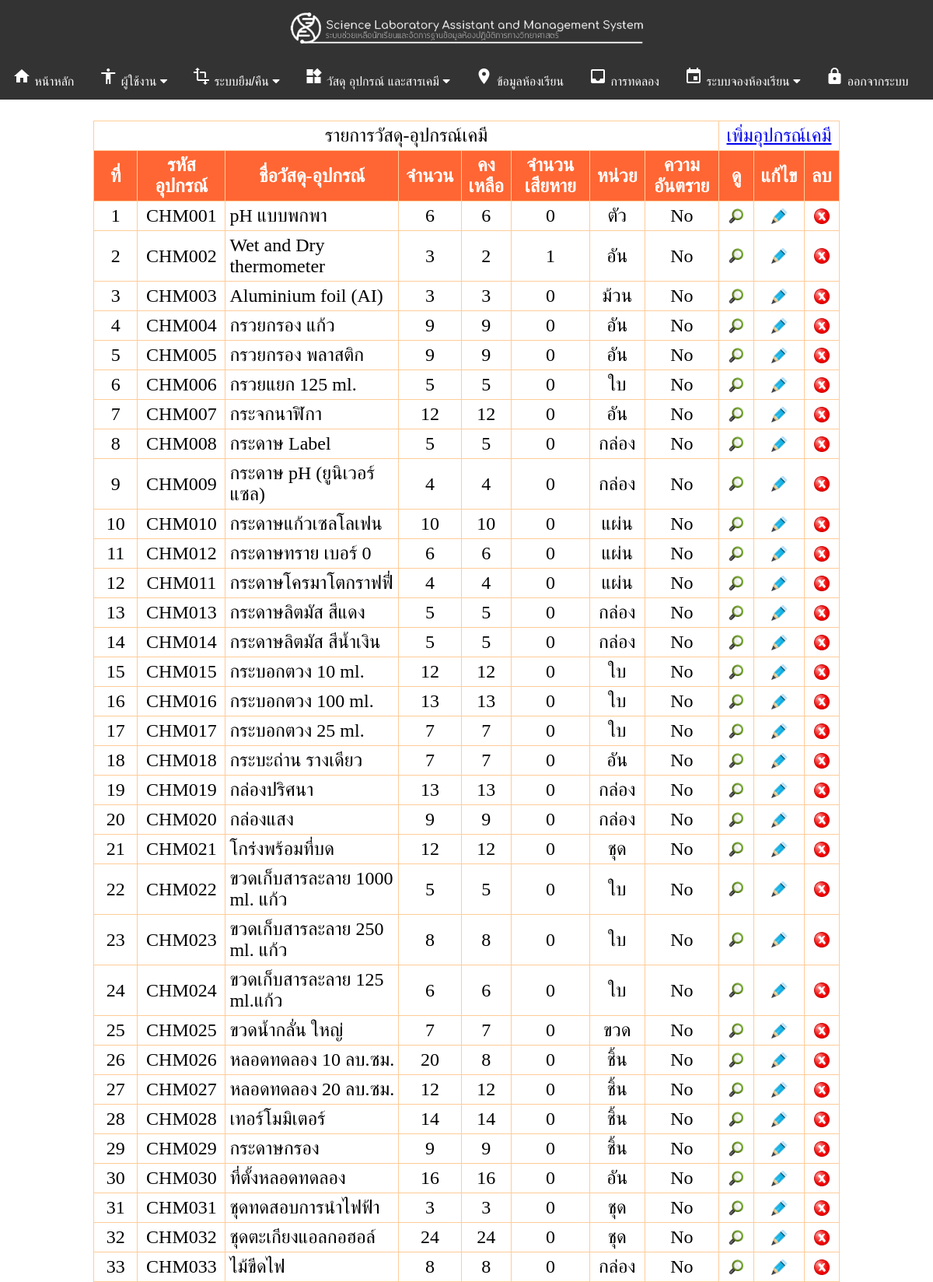
Screenshot of /lab/admin/equip_chm.php (signed in) with the database file from the repository.
### tables this page shows
CREATE TABLE `equipment` (
  `eq_id` int(11) NOT NULL,
  `eq_code` varchar(7) DEFAULT NULL,
  `eq_name` varchar(50) DEFAULT NULL,
  `eq_amount` int(11) DEFAULT NULL,
  `eq_total` int(5) DEFAULT NULL,
  `eq_counter` varchar(10) DEFAULT NULL,
  `eq_damage` int(11) DEFAULT '0',
  `eq_detail` text,
  `eq_danger` varchar(10) DEFAULT NULL,
  `eq_type` varchar(3) DEFAULT NULL,
  `eq_path` text
);

### lab/admin/equip_chm.php (the view, shortened to what this page needs)
<? include ("header.php");?><br />
<table align="center" width="80%" border="0" cellpadding="5" cellspacing="1" class="form_table">
<tr>
	<td colspan="8" align="center">รายการวัสดุ-อุปกรณ์เคมี</td>
    <td colspan="3" align="center"><a href="add_equipment.php">เพิ่มอุปกรณ์เคมี</a></td>
    </tr>
<tr align="center">
	<th width="5%">ที่</th>
	<th width="7%">รหัสอุปกรณ์</th>
	<th width="20%">ชื่อวัสดุ-อุปกรณ์
	<th width="5%">จำนวน</th>
	<th width="5%">คงเหลือ</th>
	<th width="9%">จำนวนเสียหาย</th>
	<th width="5%">หน่วย</th>
	<th width="8%">ความอันตราย</th>
	<th width="4%">ดู</th>
	<th width="4%">แก้ไข</th>
	<th width="4%">ลบ</th>
</tr>
<? include "../conn_db.php";
$sql="SELECT * FROM equipment WHERE eq_type = 'chm'";
$query=mysql_query($sql);
if(mysql_num_rows($query)==0){
?>
<tr align="center">
	<td colspan="11">ไม่มีอุปกรณ์ใดเลย </td>
</tr>
<? }else{$i=1;
while($data=mysql_fetch_assoc($query)) {
?>
<tr align="center">
	<td><?=$i++?></td>
	<td><?=$data[eq_code]?></td>
	<td align="left" style="padding-left:5px;"><?=$data[eq_name]?></td>
	<td><?=$data[eq_amount]?></td>
	<td><?=$data[eq_total]?></td>
	<td><?=$data[eq_damage]?></td>
	<td><?=$data[eq_counter]?></td>
	<td><?=$data[eq_danger]?></td>
	<td><a href="detail_equip.php?id=<?=$data[eq_id]?>&to=equip_chm.php" title="ดูข้อมูลอย่างละเอียด"><img src="../img/16.png" width="20" height="20"/></a></td>
	<td><a href="add_equipment.php?act=edit&id=<?=$data[eq_id]?>&to=equip_chm.php" title="แก้ไขข้อมูล"><img src="../img/edit.png" width="20" height="20"/></a></td>
	<td><a href="add_equipment.php?act=delete&id=<?=$data[eq_id]?>" title="ลบข้อมูล" onclick="return confirm('ยืนยันการลบ!')"><img src="../img/cancel.png" width="20" height="20"/></a></td>
</tr>
<?
	}
}
?>
</table>
</body>
</html>

### lab/admin/css/table.css (style rules this page uses)
.form_table { BACKGROUND-COLOR: #FFCC99 }
.form_table TH { BACKGROUND-COLOR: #FF6633; COLOR: #ffffff }
.form_table TD { BACKGROUND-COLOR: #ffffff }

### lab/admin/css/menu.css (style rules this page uses)
body { font-family:Circular; font-size:24px; }

### rows the page displays
equipment: eq_code "CHM001", eq_name "pH แบบพกพา", eq_amount "6", eq_total "6", eq_damage "0", eq_counter "ตัว", eq_danger "No"
equipment: eq_code "CHM002", eq_name "Wet and Dry thermometer", eq_amount "3", eq_total "2", eq_damage "1", eq_counter "อัน", eq_danger "No"
equipment: eq_code "CHM003", eq_name "Aluminium foil (AI)", eq_amount "3", eq_total "3", eq_damage "0", eq_counter "ม้วน", eq_danger "No"
equipment: eq_code "CHM004", eq_name "กรวยกรอง แก้ว", eq_amount "9", eq_total "9", eq_damage "0", eq_counter "อัน", eq_danger "No"
equipment: eq_code "CHM005", eq_name "กรวยกรอง พลาสติก", eq_amount "9", eq_total "9", eq_damage "0", eq_counter "อัน", eq_danger "No"
equipment: eq_code "CHM006", eq_name "กรวยแยก 125 ml.", eq_amount "5", eq_total "5", eq_damage "0", eq_counter "ใบ", eq_danger "No"
equipment: eq_code "CHM007", eq_name "กระจกนาฬิกา", eq_amount "12", eq_total "12", eq_damage "0", eq_counter "อัน", eq_danger "No"
equipment: eq_code "CHM008", eq_name "กระดาษ Label", eq_amount "5", eq_total "5", eq_damage "0", eq_counter "กล่อง", eq_danger "No"
equipment: eq_code "CHM009", eq_name "กระดาษ pH (ยูนิเวอร์แซล)", eq_amount "4", eq_total "4", eq_damage "0", eq_counter "กล่อง", eq_danger "No"
equipment: eq_code "CHM010", eq_name "กระดาษแก้วเซลโลเฟน", eq_amount "10", eq_total "10", eq_damage "0", eq_counter "แผ่น", eq_danger "No"
equipment: eq_code "CHM012", eq_name "กระดาษทราย เบอร์ 0", eq_amount "6", eq_total "6", eq_damage "0", eq_counter "แผ่น", eq_danger "No"
equipment: eq_code "CHM011", eq_name "กระดาษโครมาโตกราฟฟี่", eq_amount "4", eq_total "4", eq_damage "0", eq_counter "แผ่น", eq_danger "No"
equipment: eq_code "CHM013", eq_name "กระดาษลิตมัส สีแดง", eq_amount "5", eq_total "5", eq_damage "0", eq_counter "กล่อง", eq_danger "No"
equipment: eq_code "CHM014", eq_name "กระดาษลิตมัส สีน้ำเงิน", eq_amount "5", eq_total "5", eq_damage "0", eq_counter "กล่อง", eq_danger "No"
equipment: eq_code "CHM015", eq_name "กระบอกตวง 10 ml.", eq_amount "12", eq_total "12", eq_damage "0", eq_counter "ใบ", eq_danger "No"
equipment: eq_code "CHM016", eq_name "กระบอกตวง 100 ml.", eq_amount "13", eq_total "13", eq_damage "0", eq_counter "ใบ", eq_danger "No"
equipment: eq_code "CHM017", eq_name "กระบอกตวง 25 ml.", eq_amount "7", eq_total "7", eq_damage "0", eq_counter "ใบ", eq_danger "No"
equipment: eq_code "CHM018", eq_name "กระบะถ่าน รางเดียว", eq_amount "7", eq_total "7", eq_damage "0", eq_counter "อัน", eq_danger "No"
equipment: eq_code "CHM019", eq_name "กล่องปริศนา", eq_amount "13", eq_total "13", eq_damage "0", eq_counter "กล่อง", eq_danger "No"
equipment: eq_code "CHM020", eq_name "กล่องแสง", eq_amount "9", eq_total "9", eq_damage "0", eq_counter "กล่อง", eq_danger "No"
equipment: eq_code "CHM021", eq_name "โกร่งพร้อมที่บด", eq_amount "12", eq_total "12", eq_damage "0", eq_counter "ชุด", eq_danger "No"
equipment: eq_code "CHM022", eq_name "ขวดเก็บสารละลาย 1000 ml. แก้ว", eq_amount "5", eq_total "5", eq_damage "0", eq_counter "ใบ", eq_danger "No"
equipment: eq_code "CHM023", eq_name "ขวดเก็บสารละลาย 250 ml. แก้ว", eq_amount "8", eq_total "8", eq_damage "0", eq_counter "ใบ", eq_danger "No"
equipment: eq_code "CHM024", eq_name "ขวดเก็บสารละลาย 125 ml.แก้ว", eq_amount "6", eq_total "6", eq_damage "0", eq_counter "ใบ", eq_danger "No"
equipment: eq_code "CHM025", eq_name "ขวดน้ำกลั่น ใหญ่", eq_amount "7", eq_total "7", eq_damage "0", eq_counter "ขวด", eq_danger "No"
equipment: eq_code "CHM026", eq_name "หลอดทดลอง 10 ลบ.ซม.", eq_amount "20", eq_total "8", eq_damage "0", eq_counter "ชิ้น", eq_danger "No"
equipment: eq_code "CHM027", eq_name "หลอดทดลอง 20 ลบ.ซม.", eq_amount "12", eq_total "12", eq_damage "0", eq_counter "ชิ้น", eq_danger "No"
equipment: eq_code "CHM028", eq_name "เทอร์โมมิเตอร์", eq_amount "14", eq_total "14", eq_damage "0", eq_counter "ชิ้น", eq_danger "No"
equipment: eq_code "CHM029", eq_name "กระดาษกรอง", eq_amount "9", eq_total "9", eq_damage "0", eq_counter "ชิ้น", eq_danger "No"
equipment: eq_code "CHM030", eq_name "ที่ตั้งหลอดทดลอง", eq_amount "16", eq_total "16", eq_damage "0", eq_counter "อัน", eq_danger "No"
equipment: eq_code "CHM031", eq_name "ชุดทดสอบการนำไฟฟ้า", eq_amount "3", eq_total "3", eq_damage "0", eq_counter "ชุด", eq_danger "No"
equipment: eq_code "CHM032", eq_name "ชุดตะเกียงแอลกอฮอล์", eq_amount "24", eq_total "24", eq_damage "0", eq_counter "ชุด", eq_danger "No"
equipment: eq_code "CHM033", eq_name "ไม้ขีดไฟ", eq_amount "8", eq_total "8", eq_damage "0", eq_counter "กล่อง", eq_danger "No"
